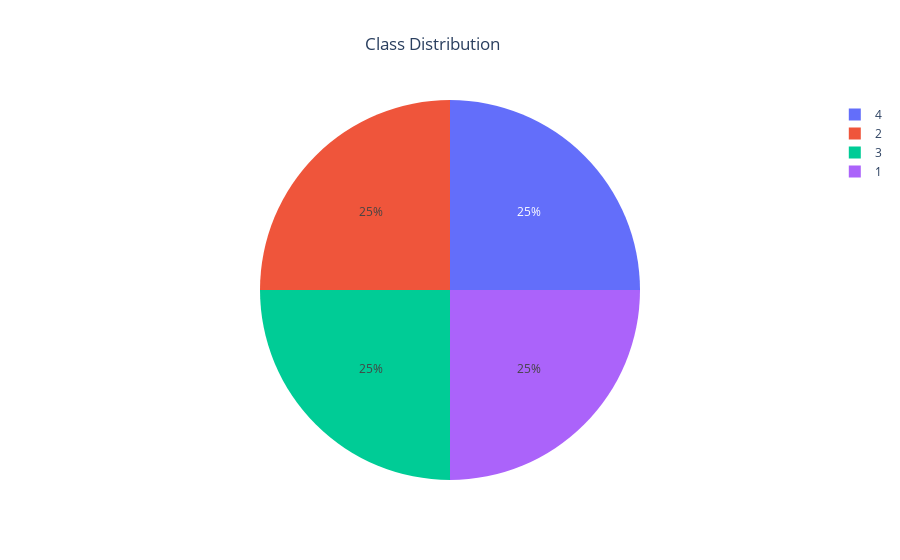

Notebook code cell kept with this figure:
### Code cell
countPlot(y = y_train, title = 'Countplot of Classes', height = y_train.nunique())
piePlot(data = y_train, value = 'Percentage', name = 'Class', title = 'Class Distribution')

### Figure 1 — Plotly figure (JSON) as saved in the notebook; plotly's stock layout.template omitted (floating-point values rounded to 4 significant figures)
{"data": [{"domain": {"x": [0, 1], "y": [0, 1]}, "hovertemplate": "Class=%{label}<br>Percentage=%{value}<extra></extra>", "labels": [4, 2, 3, 1], "legendgroup": "", "name": "", "showlegend": true, "type": "pie", "values": [25, 25, 25, 25]}], "layout": {"legend": {"tracegroupgap": 0}, "title": {"text": "Class Distribution", "x": 0.48}}}
